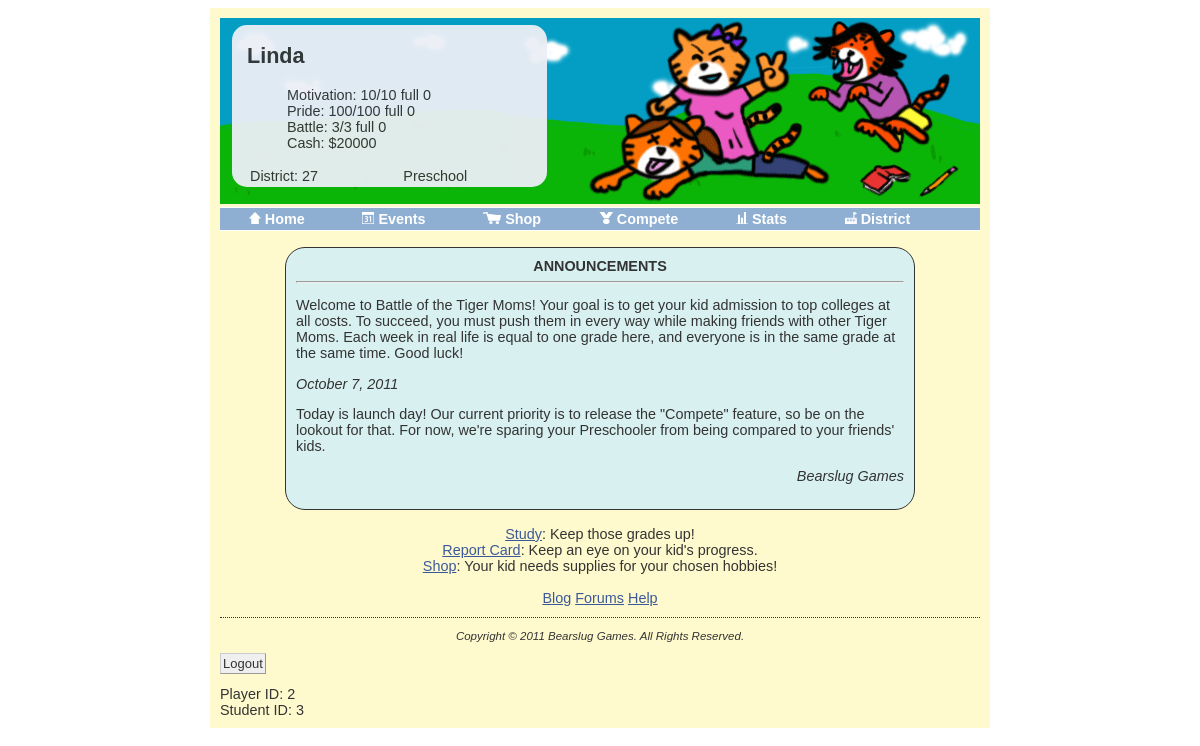
/main.php (signed in), run on the app's committed database.
### tables this page shows
CREATE TABLE `characters` (
  `name` varchar(20) NOT NULL,
  `gender` binary(1) NOT NULL,
  `gradeLevel` tinyint(2) NOT NULL DEFAULT '-1',
  `inappropriate` binary(1) DEFAULT NULL,
  `cash` mediumint(8) unsigned NOT NULL DEFAULT '20000',
  `maxBattle` tinyint(3) unsigned NOT NULL DEFAULT '3',
  `currBattle` tinyint(3) unsigned NOT NULL DEFAULT '3',
  `maxMotivation` tinyint(3) unsigned NOT NULL DEFAULT '10',
  `currMotivation` tinyint(3) unsigned NOT NULL DEFAULT '10',
  `maxPride` mediumint(8) unsigned NOT NULL DEFAULT '100',
  `currPride` mediumint(8) unsigned NOT NULL DEFAULT '100',
  `numWon` mediumint(8) unsigned NOT NULL DEFAULT '0',
  `numLost` mediumint(8) unsigned NOT NULL DEFAULT '0',
  `skillPoints` tinyint(3) unsigned NOT NULL DEFAULT '0',
  `burnoutTimer` datetime DEFAULT NULL,
  `round` tinyint(3) unsigned NOT NULL DEFAULT '0',
  `studentID` int(10) unsigned NOT NULL AUTO_INCREMENT,
  `pianoMultiplier` float unsigned NOT NULL DEFAULT '1',
  `pianoSkillLevel` tinyint(3) unsigned NOT NULL DEFAULT '1',
  `violinMultiplier` float unsigned NOT NULL DEFAULT '1',
  `violinSkillLevel` tinyint(3) unsigned NOT NULL DEFAULT '1',
  `athleticsMultiplier` float unsigned NOT NULL DEFAULT '1',
  `athleticsSkillLevel` tinyint(3) unsigned NOT NULL DEFAULT '1',
  `danceMultiplier` float unsigned NOT NULL DEFAULT '1',
  `danceSkillLevel` tinyint(3) unsigned NOT NULL DEFAULT '1',
  `languageMultiplier` float unsigned NOT NULL DEFAULT '1',
  `languageSkillLevel` tinyint(3) unsigned NOT NULL DEFAULT '1',
  `scienceMultiplier` float unsigned NOT NULL DEFAULT '1',
  `scienceSkillLevel` tinyint(3) unsigned NOT NULL DEFAULT '1',
  `mathMultiplier` float unsigned NOT NULL DEFAULT '1',
  `mathSkillLevel` tinyint(3) unsigned NOT NULL DEFAULT '1',
  `historyMultiplier` float unsigned NOT NULL DEFAULT '1',
  `historySkillLevel` tinyint(3) unsigned NOT NULL DEFAULT '1',
  `chineseMultiplier` float unsigned NOT NULL DEFAULT '1',
  `chineseSkillLevel` tinyint(3) unsigned NOT NULL DEFAULT '1',
  `cultureMultiplier` float unsigned NOT NULL DEFAULT '1',
  `cultureSkillLevel` tinyint(3) unsigned NOT NULL DEFAULT '1',
  `chineseEXP` smallint(5) unsigned NOT NULL DEFAULT '0',
  `mathEXP` smallint(5) unsigned NOT NULL DEFAULT '0',
  `languageEXP` smallint(5) unsigned NOT NULL DEFAULT '0',
  `scienceEXP` smallint(5) unsigned NOT NULL DEFAULT '0',
  `historyEXP` smallint(5) unsigned NOT NULL DEFAULT '0',
  `athleticsEXP` smallint(5) unsigned NOT NULL DEFAULT '0',
  `danceEXP` smallint(5) unsigned NOT NULL DEFAULT '0',
  `violinEXP` smallint(5) unsigned NOT NULL DEFAULT '0',
  `pianoEXP` smallint(5) unsigned NOT NULL DEFAULT '0',
  `cultureEXP` smallint(5) unsigned NOT NULL DEFAULT '0',
  `lastAction` int(10) unsigned DEFAULT NULL,
  `battleTimer` int(10) unsigned DEFAULT NULL,
  `motivationTimer` int(10) unsigned DEFAULT NULL,
  `prideTimer` int(10) unsigned DEFAULT NULL,
  PRIMARY KEY (`studentID`),
  UNIQUE KEY `name_2` (`name`),
  KEY `name` (`name`),
  KEY `inappropriate` (`inappropriate`)
);

CREATE TABLE `accounts` (
  `playerID` int(10) unsigned NOT NULL AUTO_INCREMENT,
  `password` varchar(20) NOT NULL,
  `studentID` int(10) unsigned NOT NULL,
  PRIMARY KEY (`playerID`),
  KEY `studentID` (`studentID`)
);

### botm_functions.php (called while the page is built, shortened)
<?php
  $RT = 30;
  function queryMysql($query) {
    $result = mysql_query($query) or die(mysql_error());
    return $result;
  }
?>

### main.php (the view, shortened to what this page needs)
<?php
  require_once 'header.php';
  echo <<<_HTML
<br>
<div id="announce">
<center><strong>ANNOUNCEMENTS</strong></center>
<hr>
<p>Welcome to Battle of the Tiger Moms! Your
goal is to get your kid admission to top colleges at all costs. To
succeed, you must push them in every way while making friends with other Tiger
Moms. Each week in real life is equal to one grade here, and everyone is in the
same grade at the same time. Good luck!
<p class="date">October 7, 2011</p>
<p>Today is launch day! Our current priority is to release the "Compete"
feature, so be on the lookout for that. For now, we're sparing your
 Preschooler from being compared to your friends' kids.</p>
<p class="signature">Bearslug Games
</div>
<br>
<center>
<a href="events_academic.php">Study</a>: Keep those grades up!</br>
<a href="reportcard.php">Report Card</a>: Keep an eye on your kid's progress.<br>
<a href="shop.php">Shop</a>: Your kid needs supplies for your chosen hobbies!<br><br>
</center>
<center><a href="blog.html">Blog</a>
        <a href="forums.html">Forums</a>
        <a href="help.html">Help</a>
<address>Copyright &copy 2011 Bearslug Games. All Rights Reserved.</address>
</center>
<form action="logout.php" method="post"><pre>
<input type="submit" value="Logout" />
</pre></form>
Player ID: $playerID<br>
Student ID: $studentID
</body>
</html>
_HTML;
?>

### header.php (shortened to what this page needs)
<?php
  require_once 'botm_functions.php';
  $time = time();
  if(isset($_SESSION['playerID'])) {
    $playerID = $_SESSION['playerID'];
    $query = "SELECT * FROM accounts WHERE playerID='$playerID'";
    $result = queryMysql($query);
    $row = mysql_fetch_array($result);
    $studentID = $row['studentID'];
    $query = "SELECT * FROM characters WHERE studentID='$studentID'";
    $result = queryMysql($query);
    $row = mysql_fetch_array($result);
    $characterName      = $row['name'];
    $currMotivation     = $row['currMotivation'];
    $maxMotivation      = $row['maxMotivation'];
    $currPride          = $row['currPride'];
    $maxPride           = $row['maxPride'];
    $currBattle         = $row['currBattle'];
    $maxBattle          = $row['maxBattle'];
    $cash               = $row['cash'];
    $gradeLevel         = $row['gradeLevel'];
    $motivationTimer    = $row['motivationTimer'];
    $prideTimer         = $row['prideTimer'];
    $battleTimer        = $row['battleTimer'];
    if ($gradeLevel == -1) {
      $gradeString = 'Preschool';
    }
    elseif ($gradeLevel == 0) {
      $gradeString = 'Kindergarten';
    }
    else {
      $gradeString = 'Grade: ' . "$gradeLevel";
    }
  }
  else {
    header( 'Location: logout.php' );
  }
  $motivationTime = $time - $motivationTimer;
  $prideTime = $time - $prideTimer;
  $battleTime = $time - $battleTimer;
  $currMotivation = min($currMotivation + floor($motivationTime/$RT),$maxMotivation);
  $currPride = min($currPride + floor($prideTime/$RT),$maxPride);
  $currBattle = min($currBattle + floor($battleTime/$RT),$maxBattle);
  $motivationTime %= $RT;
  $prideTime %= $RT;
  $battleTime %= $RT;
  if ($currMotivation == $maxMotivation)
    $motivationTime = 0;
  if ($currPride == $maxPride)
    $prideTime = 0;
  if ($currBattle == $maxBattle)
    $battleTime = 0;
  echo <<<_HTML
<!DOCTYPE html PUBLIC "-//W3C//DTD HTML 4.01//EN">
<html>
 <head>
  <link rel="stylesheet" href="styles/style.css">
 </head>
<div id="container">
<body>
<div id="topbar">
<img src="images/logo.gif">
<div id="cssbox">
<h2 align="left">$characterName</h2>
<ul class = "stats">
  <li>Motivation: <span id="currMotivation">$currMotivation</span>/<span id="maxMotivation">$maxMotivation</span> <span id="motivationTimer" title=$motivationTime>a</span> <span id="motivationTime">$motivationTime</span>
  <li>Pride: <span id="currPride">$currPride</span>/<span id="maxPride">$maxPride</span> <span id="prideTimer" title=$prideTime>a</span> <span id="prideTime">$prideTime</span>
  <li> Battle: <span id="currBattle">$currBattle</span>/<span id="maxBattle">$maxBattle</span> <span id="battleTimer" title=$battleTime>a</span> <span id="battleTime">$battleTime</span>
  <li>Cash: $<span id="cash">$cash</span>
</ul>
<table width=100%>
  <tr>
    <td>District: 27</td>
    <td>$gradeString</td>
  </tr>
</table>
</div>
<ul id="nav">
  <li onMouseOver="document.images['icon_home'].src='images/icon_home1.gif'" onMouseOut="document.images['icon_home'].src='images/icon_home.gif'"><a href="main.php"><img name="icon_home" src="images/icon_home.gif" height=12 width=12/> Home</a>
  <li onMouseOver="document.images['icon_events'].src='images/icon_events1.gif'" onMouseOut="document.images['icon_events'].src='images/icon_events.gif'"><a href="events_academic.php"><img name="icon_events" src="images/icon_events.gif" height=12 width=12/> Events</a>
  <li onMouseOver="document.images['icon_shop'].src='images/icon_shop1.gif'" onMouseOut="document.images['icon_shop'].src='images/icon_shop.gif'"><a href="shop.php"><img name="icon_shop" src="images/icon_shop.gif" height=12 width=18/> Shop</a>
  <li onMouseOver="document.images['icon_compete'].src='images/icon_compete1.gif'" onMouseOut="document.images['icon_compete'].src='images/icon_compete.gif'"><a href="compete.html"><img name="icon_compete" src="images/icon_compete.gif" height=12 width=14/> Compete</a>
  <li onMouseOver="document.images['icon_stats'].src='images/icon_stats1.gif'" onMouseOut="document.images['icon_stats'].src='images/icon_stats.gif'"><a href="reportcard.php"><img name="icon_stats" src="images/icon_stats.gif" height=12 width=12/> Stats</a>
  <li onMouseOver="document.images['icon_district'].src='images/icon_district1.gif'" onMouseOut="document.images['icon_district'].src='images/icon_district.gif'"><a href="district.html"><img name="icon_district" src="images/icon_district.gif" height=12 width=12/> District</a>
</ul>
</div>
_HTML;
?>

### styles/style.css (style rules this page uses)
A:link, A:visited { color: #3b5998; }
h1, h2 { font-family: Helvetica, Arial, SunSans-Regular, sans-serif; }
body { background-color: white; color: black; font: .9em "lucida grande", tahoma, verdana, arial, sans-serif; padding-left: 0; }
#container { background: #fffacd; color: #333; margin: auto; padding: 10px; width: 760px; }
#topbar { overflow: auto; width: 100%; }
input { -moz-border-radius: 3px; border: 1px solid #999; border-left-color: #ccc; border-top-color: #ccc; color: #333; font-size: 13px; margin: 5 5 5 0; padding: 2px; }
#announce { background: #d8f0f0; border: 1px solid #333; border-radius: 20px; margin-left: auto; margin-right: auto; padding: 10px; width: 80%; }
#announce p.date { font-style: italic; }
#announce p.signature { font-style: italic; text-align: right; }
#cssbox { background: #eceff6; border-radius: 15px; float: left; margin-left: 12px; margin-top: 25px; opacity: .95; padding-left: 15px; position: absolute; top: 0; width: 300px !important; width: 250px; }
#cssbox ul { list-style: none; }
#nav, #nav ul { background: #8eafd1; border: solid white; border-width: 1px 0; float: left; font-weight: bold; line-height: 1; list-style: none; margin: 0 0 0 0; padding: 0; width: 100%; }
#nav a { color: white; display: block; padding: 0.25em 2em; text-decoration: none; text-align:center; width: auto; }
#nav li { float: left; padding: 0; width: auto; }
address { border-top: thin dotted; font-size:.8em; margin-top: 1em; padding-top: 1em; }

### data on the page
characters: name "Linda", currMotivation "10", maxMotivation "10", motivationTime "0", currPride "100", maxPride "100", prideTime "0", currBattle "3", maxBattle "3", battleTime "0", cash "20000", gradeLevel "Preschool"
accounts: studentID "3"

### other printed values
$playerID "2"
